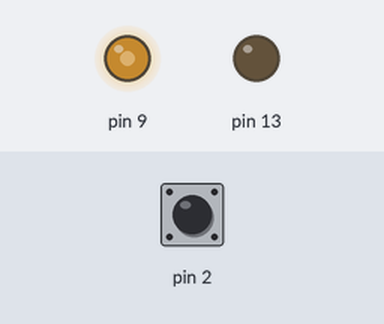
The sketch below on a simulated Arduino Uno, built with avr-gcc and run on an emulated ATmega328P. Shown: output pins drawn as LEDs (lit = HIGH). The inputs (shaded band) are chosen by the test bench; at power-on: pin 2 HIGH.

Above: at 1.2 s.
1.3 s: pin 2 pulled LOW for 0.15 s
At 2.8 s:
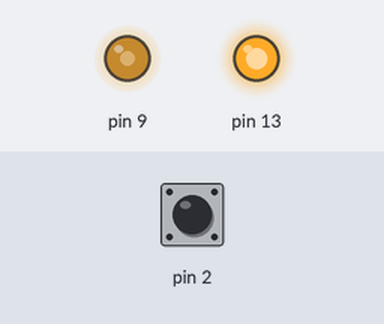
4.3 s: pin 2 pulled LOW for 1 s
At 6.5 s:
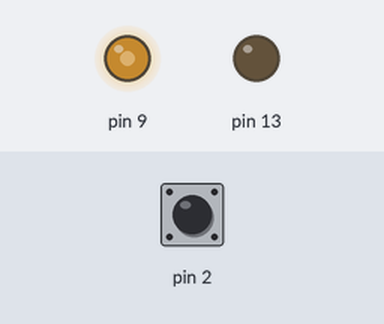
8.3 s: pin 2 pulled LOW for 3.2 s
Timing chart, 0 to 11.3 s (numbered marks = the images above; inputs shaded):
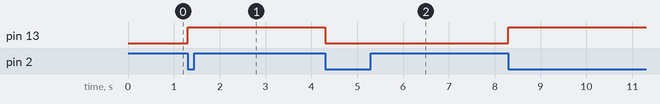

The sketch:

Zaryadka.ino
```cpp
#include <avr/io.h>
#include <avr/interrupt.h>

volatile int signalMode = 0;  // 0 - Синус 50 кГц, 1 - Треугольник 50 кГц, 2 - Треугольник 100 кГц, 3 - Синус 100 кГц
volatile uint8_t waveformIndex = 0;
const uint8_t numSamples = 10;
const uint16_t triangleWave50[numSamples] = {46, 103, 160, 217, 274, 274, 217, 160, 103, 46};
const uint16_t triangleWave100[numSamples] = {23, 52, 80, 108, 137, 137, 108, 80, 52, 23};

// Прерывание Timer2: обновляет скважность PWM
ISR(TIMER2_OVF_vect) {
  if (signalMode == 0 || signalMode == 3) {
    OCR1A = ICR1 / 2;
  } else {
    waveformIndex = (waveformIndex + 1) % numSamples;
    if (signalMode == 1) {
      OCR1A = triangleWave50[waveformIndex];  // Треугольник 50 кГц
    } else {
      OCR1A = triangleWave100[waveformIndex]; // Треугольник 100 кГц
    }
  }
}
// Функция изменения частоты Timer1 (50 кГц или 100 кГц)
void setPWMFrequency(uint16_t topValue) {
  ICR1 = topValue;
  OCR1A = ICR1 / 2;
}

void setup() {
  //Настройка Timer1 для генерации PWM
  pinMode(9, OUTPUT);
  TCCR1A = 0;
  TCCR1B = 0;
  TCNT1 = 0;
  setPWMFrequency(319);  // Стартовая частота 50 кГц
  TCCR1A = (1 << COM1A1) | (1 << WGM11);
  TCCR1B = (1 << WGM13) | (1 << WGM12) | (1 << CS10);
  //Настройка Timer2
  TCCR2A = 0;
  TCCR2B = 0;
  TCNT2 = 0;
  TCCR2B |= (1 << CS22);
  TIMSK2 |= (1 << TOIE2);
  //Настройка кнопки и светодиода
  pinMode(2, INPUT_PULLUP);
  pinMode(13, OUTPUT);
  sei();
}

void loop() {
  static bool lastButtonState = HIGH;
  static uint32_t lastDebounceTime = 0;
  const uint32_t debounceDelay = 50;
  bool reading = digitalRead(2);
  if (reading == LOW && lastButtonState == HIGH) {
    if (millis() - lastDebounceTime > debounceDelay) {
      signalMode = (signalMode + 1) % 4;  // Переключение режимов
      // Устанавливаем частоту в зависимости от режима
      if (signalMode == 0 || signalMode == 1) {
        setPWMFrequency(319);  // 50 кГц
      } else {
        setPWMFrequency(159);
      }
      digitalWrite(13, signalMode % 2);  // Светодиод: включен в режиме треугольника, выключен в режиме синуса
      lastDebounceTime = millis();
    }
  }
  lastButtonState = reading;
}
```

Measured:
- after the input at 1.3 s, pin 13: LOW → HIGH at once
- after the input at 4.3 s, pin 9: stays 127/255 (without the input it goes to 37/255 after 1.5 s); pin 13: HIGH → LOW at once
